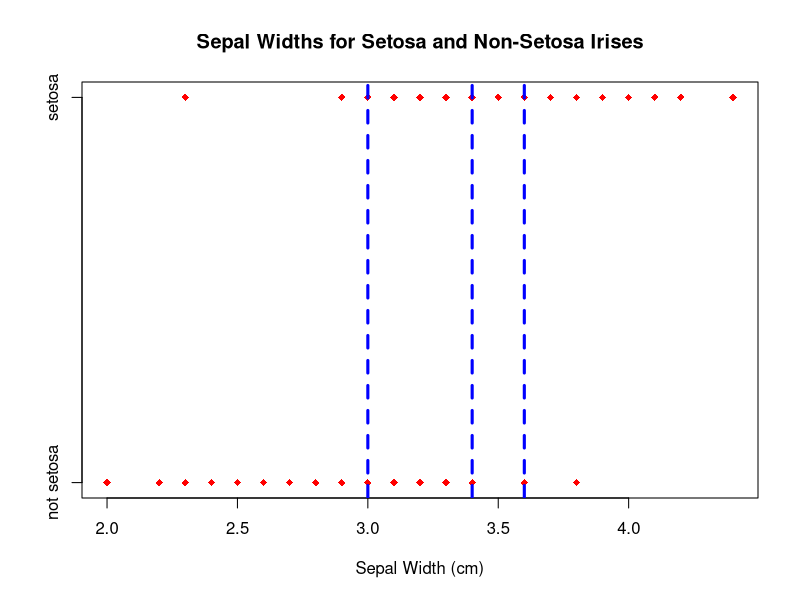
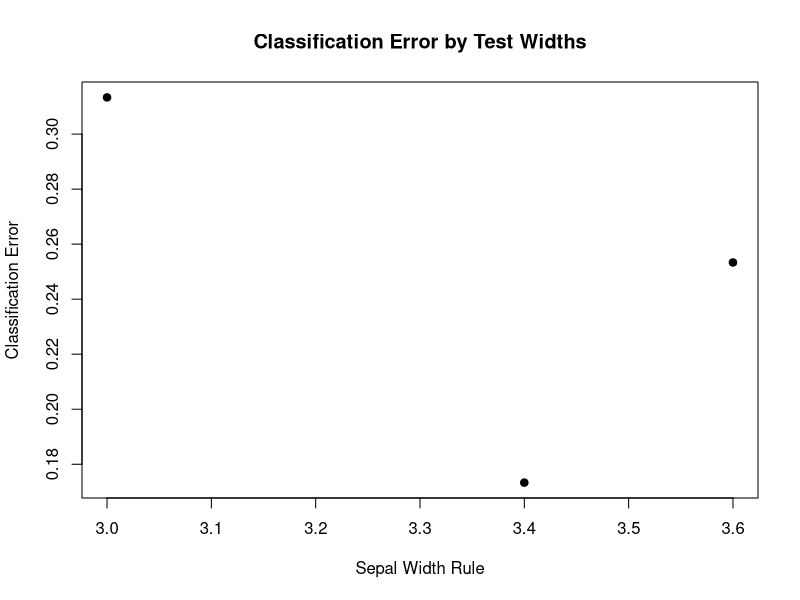

Write the R code that produced these figures, in order. (Note: this script raises an error after producing the figures.)
Iris <- read.csv("ThinIris.csv") ## Read in the file
Iris.df <- as.data.frame(Iris) ## Convert to a dataframe for easier handling
Iris.df$actual_class<-ifelse(Iris.df$class == 'Iris-setosa', 'setosa', 'not setosa') ## We'll use the binary setosa vs. not setosa for this exercise
Iris.df <- Iris.df[,names(Iris.df) %in% c("sepalwidth","actual_class")] # Keep the only the sepalwidth and our new actual_class column

stripchart(Iris.df$sepalwidth ~ Iris.df$actual_class, col = "red", pch = 18, main="Sepal Widths for Setosa and Non-Setosa Irises", xlab = "Sepal Width (cm)") # Explore our data
abline(v=3.0, col="blue", lwd=3, lty=2) # Draw a vertical line. This will be one of our test cases
abline(v=3.4, col="blue", lwd=3, lty=2) # Draw a vertical line. Spoilers: This is best according to all classification methods
abline(v=3.6, col="blue", lwd=3, lty=2) # Draw a vertical line. This will be one of our test cases

width_tests <- c(3.0, 3.4, 3.6)
### Classification Error

ce<-c() # initialize an array to store the classification error
classifiction_error <-0 # initialize the classification_error variable 
sepal_width_min_ce <-1 # initialize a variable to store the min score


for (i in width_tests) {
  Iris.df$predicted_class_class <- ifelse(Iris.df$sepalwidth >= i, 'setosa','not setosa') # This is our classification rule. If evaluates to TRUE send to left (setosa predicted), if false, send to right (not-setosa predicted)
  
  ## left side
  left_branch.df <- subset(Iris.df, Iris.df$predicted_class_class == 'setosa') # left branch is predicted setosa
  left_rate <- nrow(left_branch.df)/nrow(Iris.df) # number of samples that went to the left branch divided by total in parent node.
  left_min_rate <- min(
    nrow(left_branch.df[left_branch.df$actual_class == 'setosa',]),
    nrow(left_branch.df[left_branch.df$actual_class != 'setosa',])
    )/nrow(left_branch.df) # Find the portion that is the lesser actual class (i.e. not predicted). If the lesser class has 0 instances then we know it is completely pure and will return a classification error  of 0.
  
  ## right side
  right_branch.df <- subset(Iris.df, Iris.df$predicted_class_class != 'setosa') # right branch is predicted setosa
  right_rate <- nrow(right_branch.df)/nrow(Iris.df) # Calculate rate of not predicted setosa vs total in the sample.
  right_min_rate <- min(
    nrow(right_branch.df[right_branch.df$actual_class == 'setosa',]),
    nrow(right_branch.df[right_branch.df$actual_class != 'setosa',])
  )/nrow(right_branch.df) # Minimum instances by class in the node.
  
  classifiction_error<- left_rate*left_min_rate + right_rate*right_min_rate # classification error is the weighted average of the child nodes.
  classifiction_error<- ifelse(is.na(classifiction_error),1,classifiction_error) # delete this when moving to predefined tests
  ce<- c(ce,classifiction_error) # store our classication error
  sepal_width_min_ce <- ifelse(classifiction_error == min(ce), i, sepal_width_min_ce) # save off the best performing width
}

plot(width_tests, ce, pch=19, ylab = "Classification Error", xlab= "Sepal Width Rule" , main = "Classification Error by Test Widths") # visualize our results. We see 3.4 cm has the lowest classification error and is therefore the best performer.
Iris.df$predicted_class <- ifelse(Iris.df$sepalwidth >= sepal_width_min_ce, 'setosa','not setosa') # Let's rerun with the best performer ...
ce.tbl <- table(Iris.df$actual_class,Iris.df$predicted_class_class) # ... and save off the confusion matrix


#### Gini
g<-c() # initialize an array to store the gini score
gini <- 0# initialize the classification_error variable 
sepal_width_min_g <- 1
for (i in width_tests) {
  Iris.df$predicted_class <- ifelse(Iris.df$sepalwidth >= i, 'setosa','Not setosa') # This is our classification rule.
  
  ## left side
  left_branch.df <- subset(Iris.df, Iris.df$predicted_class == 'setosa') # left branch is predicted setosa
  left_p_setosa <- nrow(left_branch.df[left_branch.df$actual_class == "setosa",])/nrow(left_branch.df) # find what portion of the setosa samples when to the left branch
  
  ## right side
  right_branch.df <- subset(Iris.df, Iris.df$predicted_class != 'setosa') # left branch is predicted setosa
  right_p_setosa <- nrow(right_branch.df[right_branch.df$actual_class == "setosa",])/nrow(right_branch.df) # find what portion of the setosa samples went to the right branch
  
  gini_left <- 1 - left_p_setosa^2 - (1-left_p_setosa)^2 # 'left_p_setosa' is the portion of setosas in the left node. '(1-left_p_setosa)' is the portion of non-setosas in the left branch. 
                                                         #  So, if there is a low purity, these values will be similar and their difference will be close to 0. The '1 minus' means the Gini value will end up being close to 1.
  gini_right <- 1 - right_p_setosa^2 - (1-right_p_setosa)^2 # Calculate Gini score for right node
  
  gini <- gini_left*(nrow(left_branch.df)/nrow(Iris.df)) + gini_right*(nrow(right_branch.df)/nrow(Iris.df)) # Multiply the Gini scores by the portion of the parent node that went to each child. This is the weighted average.
  g<- c(g,Gini) # store our gini scores
  sepal_width_min_g <- ifelse(Gini == min(g), i, sepal_width_min_g) # save off the best performing width.
}

plot(width_tests, g, pch=19, ylab = "Gini Score", xlab= "Sepal Width Rule" ,main = "Gini Score by Test Widths") # visualize our results. We see 3.4 cm has the lowest classification error and is therefore the best performer.
Iris.df$predicted_class <- ifelse(Iris.df$sepalwidth >= sepal_width_min_g, 'setosa','not setosa') # Let's rerun with the best performer ...
g.tbl <- table(Iris.df$actual_class,Iris.df$predicted_class) # ... and save off the confusion matrix


#### Entropy
e<-c() # initialize an array to store the entropy scores
entropy <- 1 # initialize a variable to store entropy
sepal_width_min_e <- 1 # initialize a variable to store our best performing width

for (i in width_tests) {
  #i<-3.7
  Iris.df$predicted_class <- ifelse(Iris.df$sepalwidth >= i, 'setosa','Not setosa') # This is our classification rule. If evaluates to TRUE send to left
  ## left side
  left_branch.df <- subset(Iris.df, Iris.df$predicted_class == 'setosa') # left branch is predicted setosa
  left_p_setosa <- nrow(left_branch.df[left_branch.df$actual_class == "setosa",])/nrow(left_branch.df) # Find the rate that samples go towards the left branch
  
  ## right side
  right_branch.df <- subset(Iris.df, Iris.df$predicted_class != 'setosa') # right branch is predicted not setosa
  right_p_setosa <- nrow(right_branch.df[right_branch.df$actual_class == "setosa",])/nrow(right_branch.df) 
  
  entropy_left <- -1*left_p_setosa*log(left_p_setosa,2) - (1-left_p_setosa)*log(1-left_p_setosa,2) # branch rates are always between 0 and 1. So, log2 of the rates is negative. multiply by -1 to make positive.
  entropy_right <- -1*right_p_setosa*log(right_p_setosa,2) - (1-right_p_setosa)*log(1-right_p_setosa,2) # calculate right node entropy
  
  entropy <- entropy_left*(nrow(left_branch.df)/nrow(Iris.df)) + entropy_right*(nrow(right_branch.df)/nrow(Iris.df)) # calculate the weighted average of the child nodes
  e<- c(e,entropy) # store the entopy scores
  sepal_width_min_e <- ifelse(entropy == min(e), i, sepal_width_min_e) # save off the best performing width.
}

plot(width_tests, e, pch=19, ylab = "Entropy Score", xlab= "Sepal Width Rule" ,main = "Entropy Score by Test Widths") # visualize our results. We see 3.4 cm has the lowest classification error and is therefore the best performer.
Iris.df$predicted_class <- ifelse(Iris.df$sepalwidth >= sepal_width_min_e, 'setosa','not setosa') # Let's rerun with the best performer ...
e.tbl <- table(Iris.df$actual_class,Iris.df$predicted_class) # ... and save off the confusion matrix